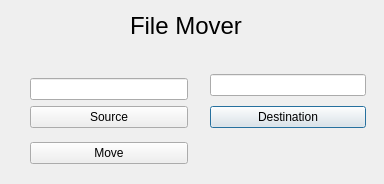
<?xml version="1.0" encoding="UTF-8"?>
<ui version="4.0">
 <class>Dialog</class>
 <widget class="QDialog" name="Dialog">
  <property name="geometry">
   <rect>
    <x>0</x>
    <y>0</y>
    <width>384</width>
    <height>184</height>
   </rect>
  </property>
  <property name="windowTitle">
   <string>Dialog</string>
  </property>
  <widget class="QWidget" name="verticalLayoutWidget">
   <property name="geometry">
    <rect>
     <x>210</x>
     <y>140</y>
     <width>161</width>
     <height>29</height>
    </rect>
   </property>
   <layout class="QVBoxLayout" name="verticalLayout"/>
  </widget>
  <widget class="QLabel" name="label">
   <property name="geometry">
    <rect>
     <x>130</x>
     <y>10</y>
     <width>141</width>
     <height>31</height>
    </rect>
   </property>
   <property name="font">
    <font>
     <family>Arial</family>
     <pointsize>18</pointsize>
    </font>
   </property>
   <property name="text">
    <string>File Mover</string>
   </property>
  </widget>
  <widget class="QWidget" name="">
   <property name="geometry">
    <rect>
     <x>210</x>
     <y>70</y>
     <width>156</width>
     <height>64</height>
    </rect>
   </property>
   <layout class="QVBoxLayout" name="verticalLayout_2">
    <item>
     <widget class="QLineEdit" name="destination"/>
    </item>
    <item>
     <widget class="QPushButton" name="browseDestination">
      <property name="text">
       <string>Destination</string>
      </property>
     </widget>
    </item>
   </layout>
  </widget>
  <widget class="QWidget" name="">
   <property name="geometry">
    <rect>
     <x>30</x>
     <y>70</y>
     <width>158</width>
     <height>102</height>
    </rect>
   </property>
   <layout class="QVBoxLayout" name="verticalLayout_4">
    <item>
     <layout class="QVBoxLayout" name="verticalLayout_3">
      <item>
       <widget class="QLineEdit" name="source"/>
      </item>
      <item>
       <widget class="QPushButton" name="browseSource">
        <property name="text">
         <string>Source</string>
        </property>
       </widget>
      </item>
     </layout>
    </item>
    <item>
     <widget class="QPushButton" name="move">
      <property name="text">
       <string>Move</string>
      </property>
     </widget>
    </item>
   </layout>
  </widget>
 </widget>
 <resources/>
 <connections/>
</ui>
